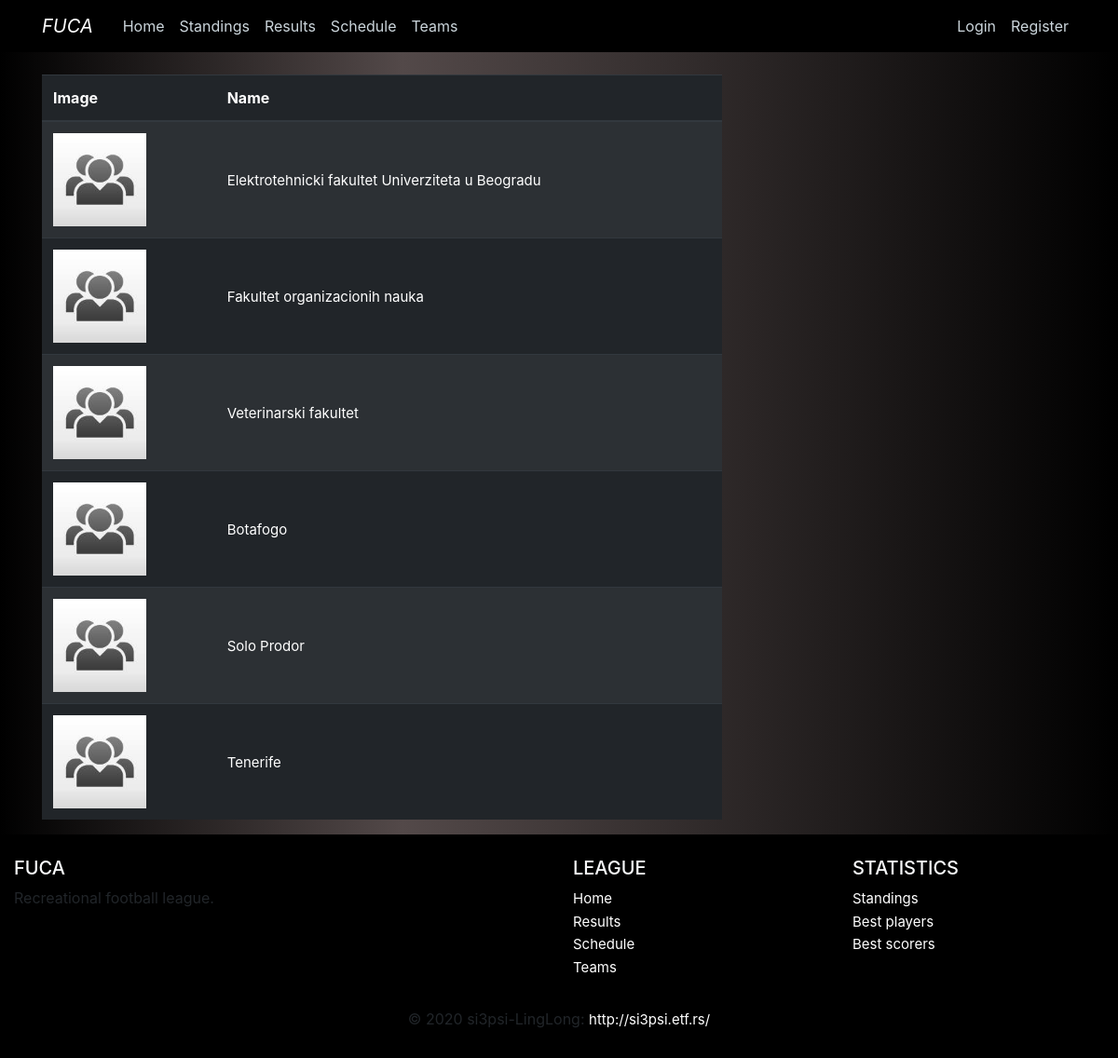
The app's page /teams, older data.
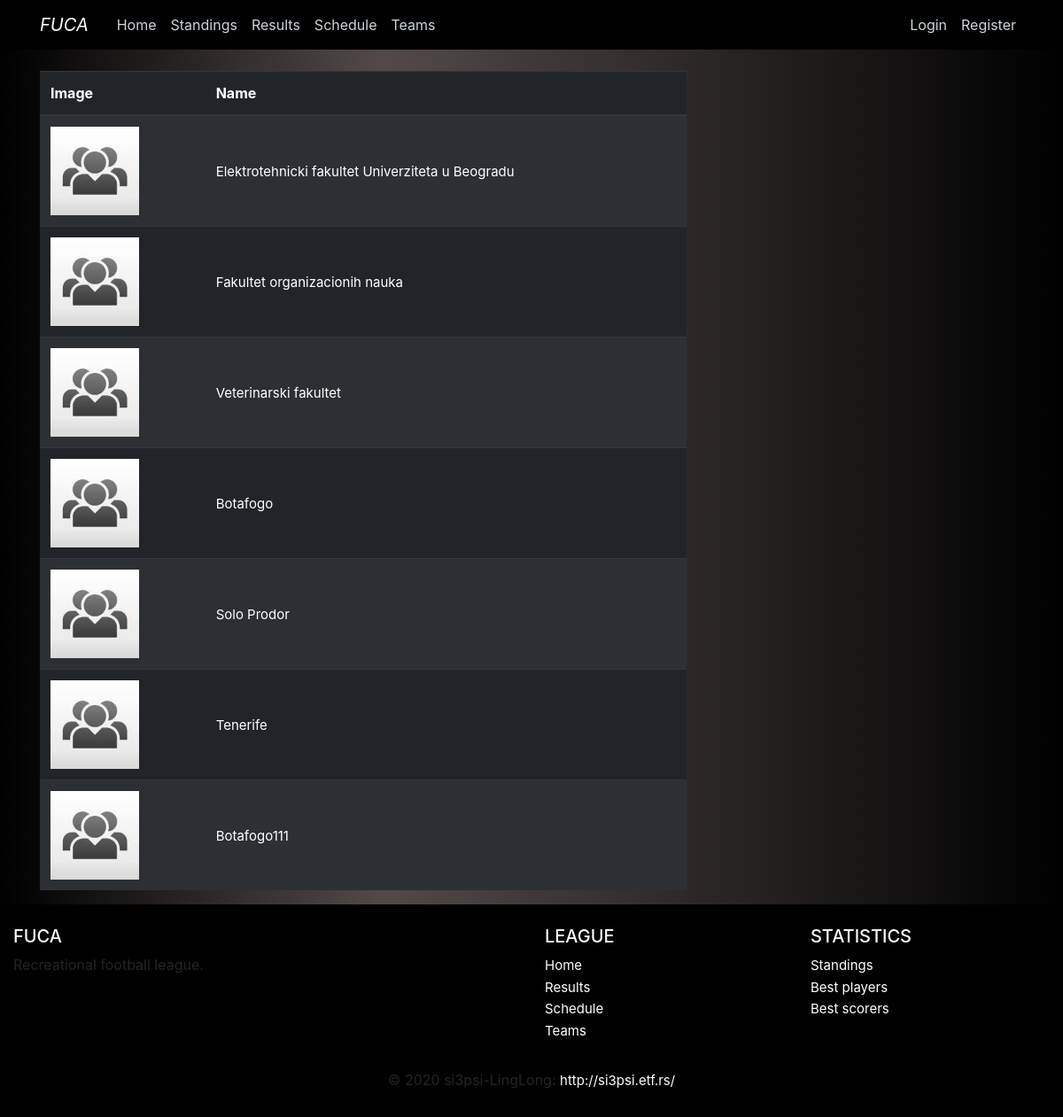
The same page, newer data.
### fuca/models.py (models this page shows, shortened)
class Team(db.Model):
    __tablename__ = 'team'
    id          = db.Column(db.Integer,     primary_key=True)
    name        = db.Column(db.String(100), nullable=False, unique=True)
    matches     = db.Column(db.Integer,     nullable=False, default=0)
    wins        = db.Column(db.Integer,     nullable=False, default=0)
    losses      = db.Column(db.Integer,     nullable=False, default=0)
    draws       = db.Column(db.Integer,     nullable=False, default=0)
    goal_diff   = db.Column(db.Integer,     nullable=False, default=0)
    logo_image  = db.Column(db.String(20),  nullable=False, default='default.jpg')
    captain_id  = db.Column(db.Integer, db.ForeignKey('player.id'))
    host_matches    = db.relationship('Match',  backref='host_team',    lazy=True,  foreign_keys=Match.host_team_id)
    guest_matches   = db.relationship('Match',  backref='guest_team',   lazy=True,  foreign_keys=Match.guest_team_id)
    players         = db.relationship('Player', backref='team',         lazy=True,  foreign_keys=Player.team_id)

### fuca/main/routes.py (the view)
@main.route("/teams")
def teams():
    teams = Team.query.all()
    for team in teams:
        team.logo = url_for('static', filename='images/teams/{}'.format(team.logo_image))
    return render_template('home/teams.html', teams=teams, title='Teams')

### fuca/templates/home/teams.html
{% extends 'home/layout.html' %}
{% block content %}
    <table class = "table table-dark table-striped table-hover">
        <thead>
            <th>Image</th>
            <th>Name</th>
        </thead>
        {% for team in teams %}
            <tr>
                <td><a href="{{ url_for('teams.team', id=team.id)}}"><img src="{{ team.logo }}" width="100"></a></td>
                <td style="vertical-align: middle"><a class="whitelink" href="{{ url_for('teams.team', id=team.id)}}">{{ team.name }}</a></td>
            </tr>
        {% endfor %}
    </table>
{% endblock content %}

Row changes from the older to the newer data that the page shows:
added Team: name "Botafogo111"
